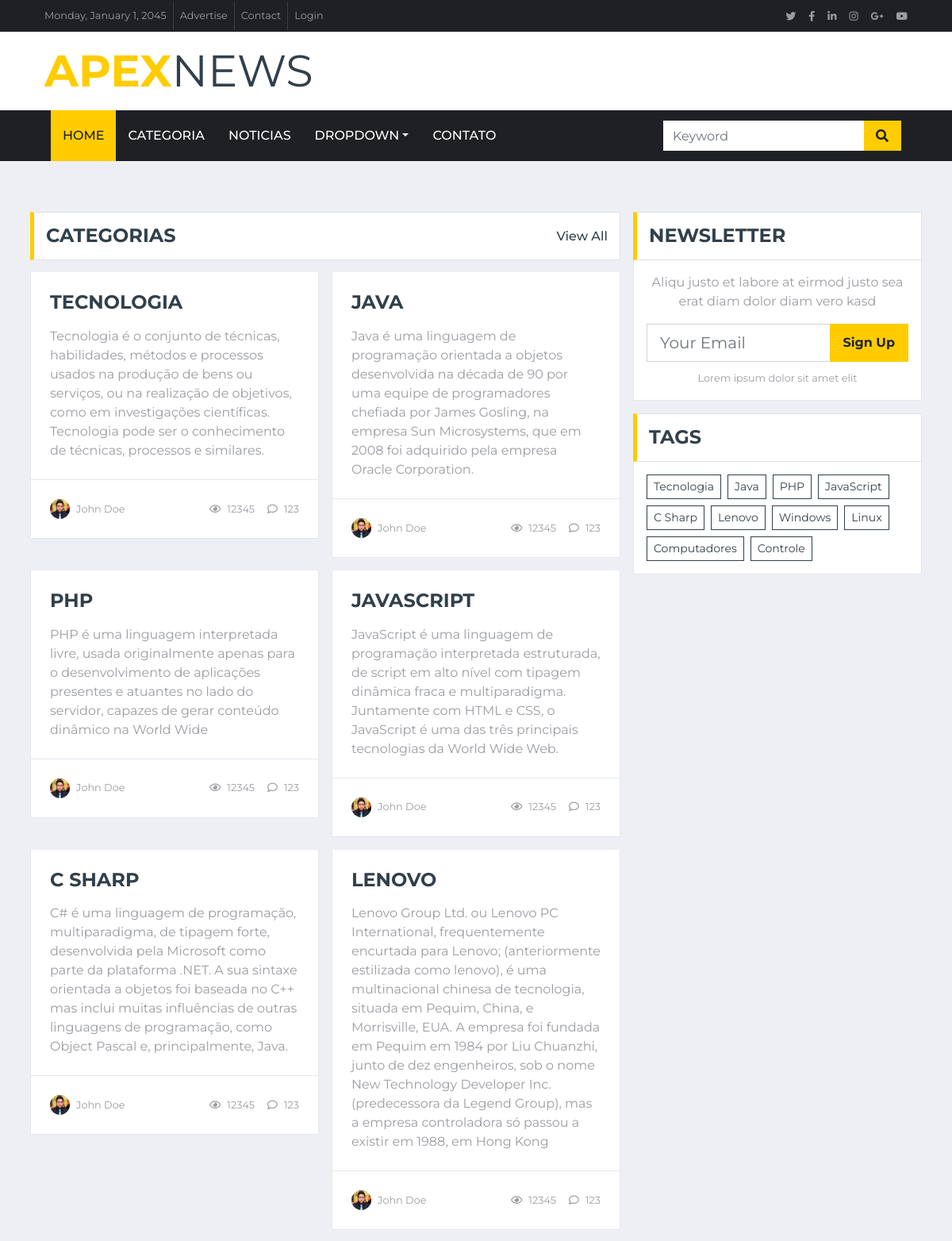
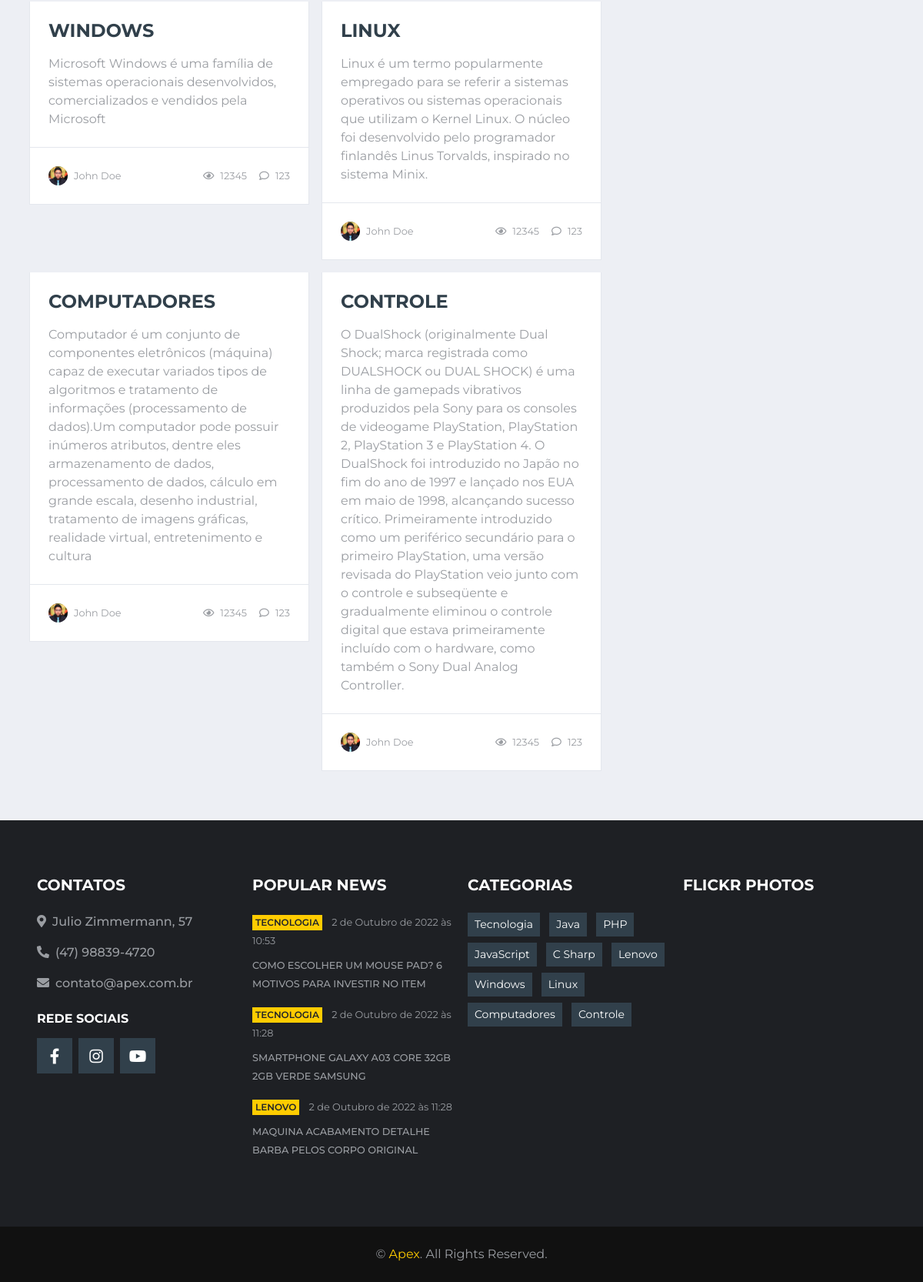
The app's page /categoria/ with its own data (2 pictures, top to bottom).
### portal/models.py (models this page shows)
class PortalInfor(models.Model):
    titlo_portal = models.CharField(max_length=60, default='Apex')
    email = models.CharField(max_length=200, blank=True)
    telefone = models.CharField(max_length=40, blank=True)
    endereco = models.CharField(max_length=255, blank=True)
    facebook = models.CharField(max_length=255, blank=True)
    youtube = models.CharField(max_length=255, blank=True)
    instagram = models.CharField(max_length=255, blank=True)
    created_at = models.DateTimeField(auto_now_add=True, blank=True)

### artigo/models.py (models this page shows, shortened)
class Categoria(models.Model):
    nome = models.CharField(max_length=100, blank=False)
    texto = models.TextField(blank=True)
    def __str__(self) -> str:
        return self.nome

class Artigo(models.Model):
    titulo = models.CharField(max_length=100, blank=False)
    subtitulo = models.CharField(max_length=100, blank=True)
    autor = models.ForeignKey(Autor, on_delete=models.CASCADE)
    categoria = models.ForeignKey(Categoria, on_delete=models.CASCADE)
    texto_destaque_1 = models.TextField(blank=True)
    texto_destaque_2 = models.TextField(blank=True)
    texto = models.TextField()
    img_url = models.CharField(max_length=255, blank=True)
    created_at = models.DateTimeField(auto_now_add=True)
    updated_at = models.DateTimeField(auto_now=True)
    ativo = models.BooleanField(default=True, editable=True)

### portal/views.py (the view)
# urls.py: path('categoria/', views.categoria, name='categoria'),
def categoria(request, nome=None):
    context = create_context_base()
    if nome != None:
        '''
            # feito dessa maneita para evitar de faze uma nova consuta ao banco
            # o mesmo resultado pode ser obitido com
            # context['categoria_atual'] = Artigo.objects.all().filter(ativo='True').filter(categoria=Categoria.objects.get(nome=nome))
        '''
        context['categoria_atual'] = context['noticias'].filter(categoria=Categoria.objects.get(nome=nome))
        context['nome_categoria'] = nome
        return render(request, 'artigo/categoria.html', context)
    return render(request, 'artigo/categoria.html', context)

### portal/views.py (called while the page is built)
def create_context_base():
    info_portal = PortalInfor.objects.all().last()
    noticias = Artigo.objects.all().filter(ativo='True')
    context = {
        'titulo' : info_portal.titlo_portal,
        'contato': {
            'telefone': info_portal.telefone,
            'email' : info_portal.email,
            'endereco': info_portal.endereco,
        },
        'media_sociais': {
            'facebook': info_portal.facebook,
            'youtube' : info_portal.youtube,
            'instagram' : info_portal.instagram
        },
        'lista_noticias' : noticias[:4],
        'categorias' : Categoria.objects.all(),
        'categoria_atual' : None,
        'popular_news' : noticias[:3],
        'noticias' : noticias,
    }
    return context

### templates/artigo/categoria.html
{% extends 'base.html' %}
{% load static %}
{% block content %}
    {% include 'partials/top_bar.html' %}
    {% include 'partials/nav_bar.html' %}
    <div class="container-fluid mt-5 pt-3">
        <div class="container">
            <div class="row">
                <div class="col-lg-8">
                    <div class="row">
                        <div class="col-12">
                            <div class="section-title">
                                {% if categoria_atual != None %}
                                    <h4 class="m-0 text-uppercase font-weight-bold">{{nome_categoria}}</h4>
                                {% else %}
                                    <h4 class="m-0 text-uppercase font-weight-bold">Categorias</h4>
                                {% endif %}
                                <a class="text-secondary font-weight-medium text-decoration-none" href="{% url 'categoria' %}">View All</a>
                            </div>
                        </div>
                        {% if categoria_atual != None %}
                            {% for categoria in categoria_atual %}
                            <div class="col-lg-6">
                                <div class="position-relative mb-3">
                                    <div class="bg-white border border-top-0 p-4">
                                        <a class="h4 d-block mb-3 text-secondary text-uppercase font-weight-bold" href="{% url 'artigo' categoria.id %}">{{categoria}}</a>
                                        <p class="m-0">{{categoria.texto}}</p>
                                    </div>
                                    <div class="d-flex justify-content-between bg-white border border-top-0 p-4">
                                        <div class="d-flex align-items-center">
                                            <img class="rounded-circle mr-2" src="img/user.jpg" width="25" height="25" alt="">
                                            <small>John Doe</small>
                                        </div>
                                        <div class="d-flex align-items-center">
                                            <small class="ml-3"><i class="far fa-eye mr-2"></i>12345</small>
                                            <small class="ml-3"><i class="far fa-comment mr-2"></i>123</small>
                                        </div>
                                    </div>
                                </div>
                            </div>
                            {% endfor %}
                        {% else %}
                            {% for categoria in categorias %}
                            <div class="col-lg-6">
                                <div class="position-relative mb-3">
                                    <div class="bg-white border border-top-0 p-4">
                                        <a class="h4 d-block mb-3 text-secondary text-uppercase font-weight-bold" href="{% url 'categoria' categoria %}">{{categoria}}</a>
                                        <p class="m-0">{{categoria.texto}}</p>
                                    </div>
                                    <div class="d-flex justify-content-between bg-white border border-top-0 p-4">
                                        <div class="d-flex align-items-center">
                                            <img class="rounded-circle mr-2" src="{% static 'img/user.jpg' %}" width="25" height="25" alt="">
                                            <small>John Doe</small>
                                        </div>
                                        <div class="d-flex align-items-center">
                                            <small class="ml-3"><i class="far fa-eye mr-2"></i>12345</small>
                                            <small class="ml-3"><i class="far fa-comment mr-2"></i>123</small>
                                        </div>
                                    </div>
                                </div>
                            </div>
                            {% endfor %}
                        {% endif %}
                    </div>
                </div>
                <div class="col-lg-4">
                    <div class="mb-3">
                        <div class="section-title mb-0">
                            <h4 class="m-0 text-uppercase font-weight-bold">Newsletter</h4>
                        </div>
                        <div class="bg-white text-center border border-top-0 p-3">
                            <p>Aliqu justo et labore at eirmod justo sea erat diam dolor diam vero kasd</p>
                            <div class="input-group mb-2" style="width: 100%;">
                                <input type="text" class="form-control form-control-lg" placeholder="Your Email">
                                <div class="input-group-append">
                                    <button class="btn btn-primary font-weight-bold px-3">Sign Up</button>
                                </div>
                            </div>
                            <small>Lorem ipsum dolor sit amet elit</small>
                        </div>
                    </div>
                    <div class="mb-3">
                        <div class="section-title mb-0">
                            <h4 class="m-0 text-uppercase font-weight-bold">Tags</h4>
                        </div>
                        <div class="bg-white border border-top-0 p-3">
                            <div class="d-flex flex-wrap m-n1">
                                {% for categoria in categorias  %}
                                    <a href="{% url 'categoria' categoria %}" class="btn btn-sm btn-outline-secondary m-1">{{categoria}}</a>
                                {% endfor %}
                            </div>
                        </div>
                    </div>
                </div>
            </div>
        </div>
    </div>
{% endblock %}

### templates/base.html (shortened to what this page needs)
{% load static %}
<!DOCTYPE html>
<html lang="pt-br">
<head>
    <link href="https://cdnjs.cloudflare.com/ajax/libs/font-awesome/5.15.0/css/all.min.css" rel="stylesheet">
    <link href="{% static 'lib/owlcarousel/assets/owl.carousel.min.css' %}" rel="stylesheet">
    <link href="{% static 'css/style.css' %}" rel="stylesheet">
</head>
<body>
    {% block content %}
    {% endblock %}
    <div class="container-fluid bg-dark pt-5 px-sm-3 px-md-5 mt-5">
        <div class="row py-4">
            <div class="col-lg-3 col-md-6 mb-5">
                <h5 class="mb-4 text-white text-uppercase font-weight-bold">Contatos</h5>
                <p class="font-weight-medium"><i class="fa fa-map-marker-alt mr-2"></i>{{ contato.endereco}}</p>
                <p class="font-weight-medium"><i class="fa fa-phone-alt mr-2"></i>{{contato.telefone}}</p>
                <p class="font-weight-medium"><i class="fa fa-envelope mr-2"></i>{{contato.email}}</p>
                <h6 class="mt-4 mb-3 text-white text-uppercase font-weight-bold">Rede Sociais</h6>
                <div class="d-flex justify-content-start">
                    <a class="btn btn-lg btn-secondary btn-lg-square mr-2" href="https://{{media_sociais.facebook}}"><i class="fab fa-facebook-f"></i></a>
                    <a class="btn btn-lg btn-secondary btn-lg-square mr-2" href="https://{{media_sociais.instagram}}"><i class="fab fa-instagram"></i></a>
                    <a class="btn btn-lg btn-secondary btn-lg-square" href="https://{{media_sociais.youtube}}"><i class="fab fa-youtube"></i></a>
                </div>
            </div>
            <div class="col-lg-3 col-md-6 mb-5">
                <h5 class="mb-4 text-white text-uppercase font-weight-bold">Popular News</h5>
                {% for popular in popular_news %}
                    <div class="mb-3">
                        <div class="mb-2">
                            <a class="badge badge-primary text-uppercase font-weight-semi-bold p-1 mr-2" href="">{{popular.categoria}}</a>
                            <a class="text-body" href="{% url 'artigo' popular.id %}"><small>{{popular.created_at}}</small></a>
                        </div>
                        <a class="small text-body text-uppercase font-weight-medium" href="{% url 'artigo' popular.id %}">{{popular.titulo}}</a>
                    </div>
                {% endfor %}
            </div>
            <div class="col-lg-3 col-md-6 mb-5">
                <h5 class="mb-4 text-white text-uppercase font-weight-bold">Categorias</h5>
                <div class="m-n1">
                    {% for categoria in categorias %}
                        <a href="{% url 'categoria' categoria %}" class="btn btn-sm btn-secondary m-1">{{categoria}}</a>
                    {% endfor %}
                </div>
            </div>
            <div class="col-lg-3 col-md-6 mb-5">
                <h5 class="mb-4 text-white text-uppercase font-weight-bold">Flickr Photos</h5>
                <div class="row">
                    {% for noticia in lista_noticias %}
                        <div class="col-4 mb-3">
                        </div>
                    {% endfor %}
                </div>
            </div>
        </div>
    </div>
    <div class="container-fluid py-4 px-sm-3 px-md-5" style="background: #111111;">
        <p class="m-0 text-center">&copy; <a href="{% url 'index' %}">{{ titulo}}</a>. All Rights Reserved.
    </p>
    </div>
</body>
</html>

### templates/partials/top_bar.html
{% load static %}
{% block content %}
<div class="container-fluid d-none d-lg-block">
    <div class="row align-items-center bg-dark px-lg-5">
        <div class="col-lg-9">
            <nav class="navbar navbar-expand-sm bg-dark p-0">
                <ul class="navbar-nav ml-n2">
                    <li class="nav-item border-right border-secondary">
                        <a class="nav-link text-body small" href="#">Monday, January 1, 2045</a>
                    </li>
                    <li class="nav-item border-right border-secondary">
                        <a class="nav-link text-body small" href="#">Advertise</a>
                    </li>
                    <li class="nav-item border-right border-secondary">
                        <a class="nav-link text-body small" href="#">Contact</a>
                    </li>
                    <li class="nav-item">
                        <a class="nav-link text-body small" href="#">Login</a>
                    </li>
                </ul>
            </nav>
        </div>
        <div class="col-lg-3 text-right d-none d-md-block">
            <nav class="navbar navbar-expand-sm bg-dark p-0">
                <ul class="navbar-nav ml-auto mr-n2">
                    <li class="nav-item">
                        <a class="nav-link text-body" href="#"><small class="fab fa-twitter"></small></a>
                    </li>
                    <li class="nav-item">
                        <a class="nav-link text-body" href="#"><small class="fab fa-facebook-f"></small></a>
                    </li>
                    <li class="nav-item">
                        <a class="nav-link text-body" href="#"><small class="fab fa-linkedin-in"></small></a>
                    </li>
                    <li class="nav-item">
                        <a class="nav-link text-body" href="#"><small class="fab fa-instagram"></small></a>
                    </li>
                    <li class="nav-item">
                        <a class="nav-link text-body" href="#"><small class="fab fa-google-plus-g"></small></a>
                    </li>
                    <li class="nav-item">
                        <a class="nav-link text-body" href="#"><small class="fab fa-youtube"></small></a>
                    </li>
                </ul>
            </nav>
        </div>
    </div>
    <div class="row align-items-center bg-white py-3 px-lg-5">
        <div class="col-lg-4">
            <a href="{% url 'index' %}" class="navbar-brand p-0 d-none d-lg-block">
                <h1 class="m-0 display-4 text-uppercase text-primary">{{titulo}}<span class="text-secondary font-weight-normal">News</span></h1>
            </a>
        </div>
    </div>
</div>
{% endblock %}

### templates/partials/nav_bar.html (shortened to what this page needs)
{% load static %}
{% block content %}
<div class="container-fluid p-0">
    <nav class="navbar navbar-expand-lg bg-dark navbar-dark py-2 py-lg-0 px-lg-5">
        <div class="collapse navbar-collapse justify-content-between px-0 px-lg-3" id="navbarCollapse">
            <div class="navbar-nav mr-auto py-0">
                <a href="{% url 'index' %}" class="nav-item nav-link active">Home</a>
                <a href="{% url 'categoria' %}" class="nav-item nav-link">Categoria</a>
                <a href="{% url 'artigo' %}" class="nav-item nav-link">Noticias</a>
                <div class="nav-item dropdown">
                    <a href="#" class="nav-link dropdown-toggle" data-toggle="dropdown">Dropdown</a>
                </div>
                <a href="#" class="nav-item nav-link">Contato</a>
            </div>
            <div class="input-group ml-auto d-none d-lg-flex" style="width: 100%; max-width: 300px;">
                <input type="text" class="form-control border-0" placeholder="Keyword">
                <div class="input-group-append">
                    <button class="input-group-text bg-primary text-dark border-0 px-3"><i
                            class="fa fa-search"></i></button>
                </div>
            </div>
        </div>
    </nav>
</div>
{% endblock %}

### records on screen
PortalInfor: titlo_portal "APEX", endereco "Julio Zimmermann, 57", telefone "(47) 98839-4720", email "contato@apex.com.br", titlo_portal "Apex"
Categoria: nome "TECNOLOGIA", texto "Tecnologia é o conjunto de técnicas, habilidades, métodos e processos usados na produção de bens ou serviços, ou na realização de objetivos, como em investigações científicas. Tecnologia pode ser o conhecimento de técnicas, processos e similares.", nome "Tecnologia"
Categoria: nome "JAVA", texto "Java é uma linguagem de programação orientada a objetos desenvolvida na década de 90 por uma equipe de programadores chefiada por James Gosling, na empresa Sun Microsystems, que em 2008 foi adquirido pela empresa Oracle Corporation.", nome "Java"
Categoria: nome "PHP", texto "PHP é uma linguagem interpretada livre, usada originalmente apenas para o desenvolvimento de aplicações presentes e atuantes no lado do servidor, capazes de gerar conteúdo dinâmico na World Wide"
Categoria: nome "JAVASCRIPT", texto "JavaScript é uma linguagem de programação interpretada estruturada, de script em alto nível com tipagem dinâmica fraca e multiparadigma. Juntamente com HTML e CSS, o JavaScript é uma das três principais tecnologias da World Wide Web.", nome "JavaScript"
Categoria: nome "C SHARP", texto "C# é uma linguagem de programação, multiparadigma, de tipagem forte, desenvolvida pela Microsoft como parte da plataforma .NET. A sua sintaxe orientada a objetos foi baseada no C++ mas inclui muitas influências de outras linguagens de programação, como Object Pascal e, principalmente, Java.", nome "C Sharp"
Categoria: nome "LENOVO", texto "Lenovo Group Ltd. ou Lenovo PC International, frequentemente encurtada para Lenovo; (anteriormente estilizada como lenovo), é uma multinacional chinesa de tecnologia, situada em Pequim, China, e Morrisville, EUA. A empresa foi fundada em Pequim em 1984 por Liu Chuanzhi, junto de dez engenheiros, sob o nome New Technology Developer Inc. (predecessora da Legend Group), mas a empresa controladora só passou a existir em 1988, em Hong Kong", nome "Lenovo"
Categoria: nome "WINDOWS", texto "Microsoft Windows é uma família de sistemas operacionais desenvolvidos, comercializados e vendidos pela Microsoft", nome "Windows"
Categoria: nome "LINUX", texto "Linux é um termo popularmente empregado para se referir a sistemas operativos ou sistemas operacionais que utilizam o Kernel Linux. O núcleo foi desenvolvido pelo programador finlandês Linus Torvalds, inspirado no sistema Minix.", nome "Linux"
Categoria: nome "COMPUTADORES", texto "Computador é um conjunto de componentes eletrônicos (máquina) capaz de executar variados tipos de algoritmos e tratamento de informações (processamento de dados).Um computador pode possuir inúmeros atributos, dentre eles armazenamento de dados, processamento de dados, cálculo em grande escala, desenho industrial, tratamento de imagens gráficas, realidade virtual, entretenimento e cultura", nome "Computadores"
Categoria: nome "CONTROLE", texto "O DualShock (originalmente Dual Shock; marca registrada como DUALSHOCK ou DUAL SHOCK) é uma linha de gamepads vibrativos produzidos pela Sony para os consoles de videogame PlayStation, PlayStation 2, PlayStation 3 e PlayStation 4. O DualShock foi introduzido no Japão no fim do ano de 1997 e lançado nos EUA em maio de 1998, alcançando sucesso crítico. Primeiramente introduzido como um periférico secundário para o primeiro PlayStation, uma versão revisada do PlayStation veio junto com o controle e subseqüente e gradualmente eliminou o controle digital que estava primeiramente incluído com o hardware, como também o Sony Dual Analog Controller.", nome "Controle"
Artigo: categoria "TECNOLOGIA", created_at "2 de Outubro de 2022 às 10:53", titulo "COMO ESCOLHER UM MOUSE PAD? 6 MOTIVOS PARA INVESTIR NO ITEM"
Artigo: categoria "TECNOLOGIA", created_at "2 de Outubro de 2022 às 11:28", titulo "SMARTPHONE GALAXY A03 CORE 32GB 2GB VERDE SAMSUNG"
Artigo: categoria "LENOVO", created_at "2 de Outubro de 2022 às 11:28", titulo "MAQUINA ACABAMENTO DETALHE BARBA PELOS CORPO ORIGINAL"
